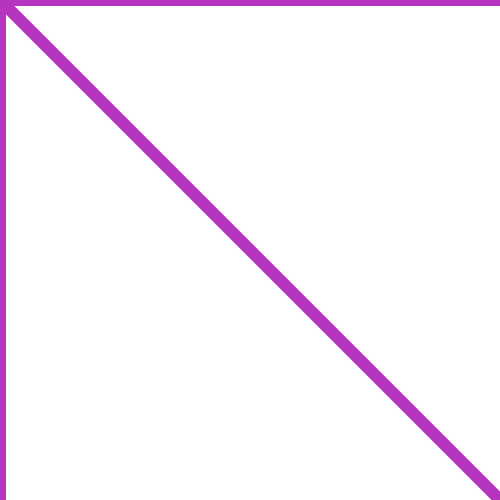
Frame 1 (no input)
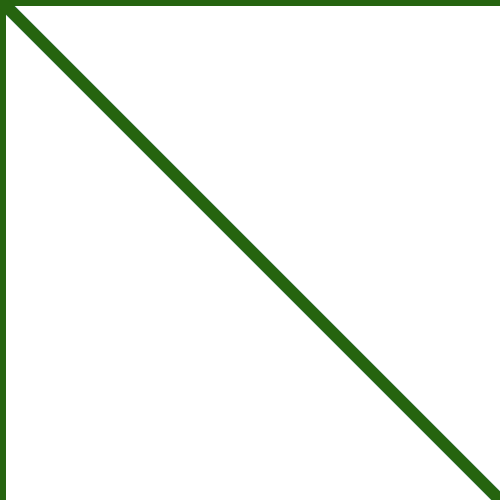
Frame 60 (no input)
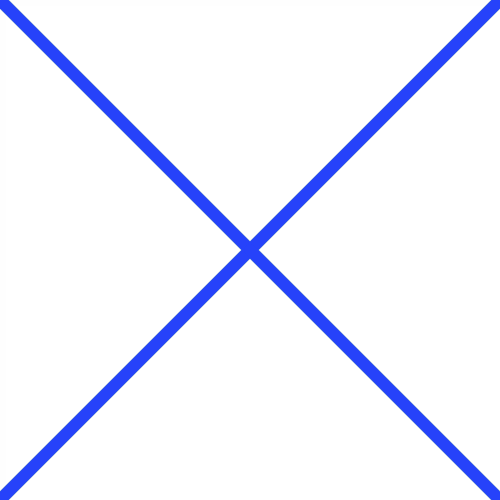
Frame 120 (the mouse pressed at the canvas centre since frame 60)

The p5.js sketch that drew these frames (run headless with seeded random() and noise() and a simulated clock; from frame 60 on, the mouse is pressed at the canvas centre):

// p5.js sketch
// ── sketch.js
let coins = [];

function setup() {
  createCanvas(500, 500);
  
  coins = [
    [0, 0],
    [0, height],
    [width, 0],
    [width, height]
  ];
}

function draw() {
  background(255, 50);
  
  strokeWeight(12);
stroke(random(255), random(255), random(255));
  
  for (let i = 0; i < coins.length; i+=1) {
    let x = coins[i][0];
    let y = coins[i][1];
    line(x, y, mouseX, mouseY);
  }
}
